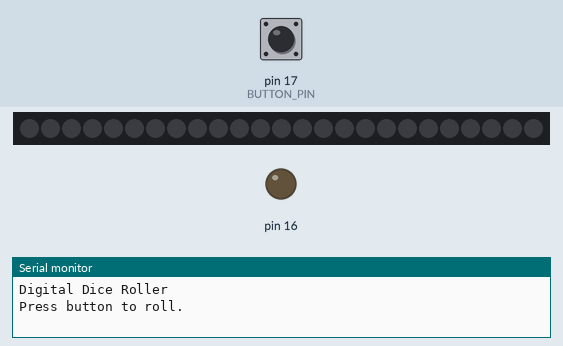
The sketch below on a simulated Arduino Uno, built with avr-gcc and run on an emulated ATmega328P. On the bench: 25 RGB LEDs in strip order, left to right, output pins drawn as LEDs (lit = HIGH), the last lines printed to the serial monitor. Inputs (shaded band) come from the test bench; at power-on: pin 17 (BUTTON_PIN) HIGH. Dim RGB values are drawn brighter than linear; random numbers use the default seed unless the sketch sets one.

Above: at 1.2 s.
1.3 s: pin 17 (BUTTON_PIN) pulled LOW for 0.15 s
At 3.9 s:
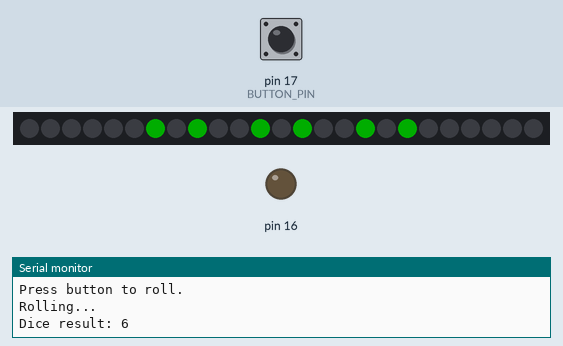
5.0 s: pin 17 (BUTTON_PIN) pulled LOW for 1 s
At 5.13 s:
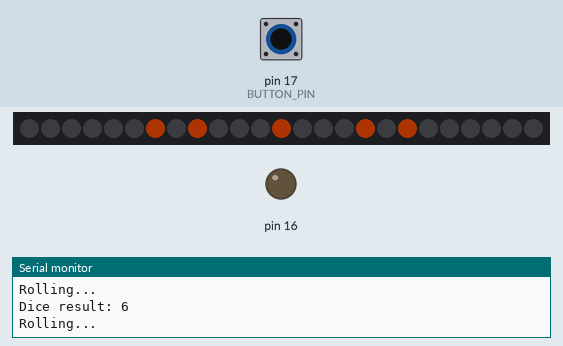
8.7 s: pin 17 (BUTTON_PIN) pulled LOW for 3.2 s
At 10.2 s:
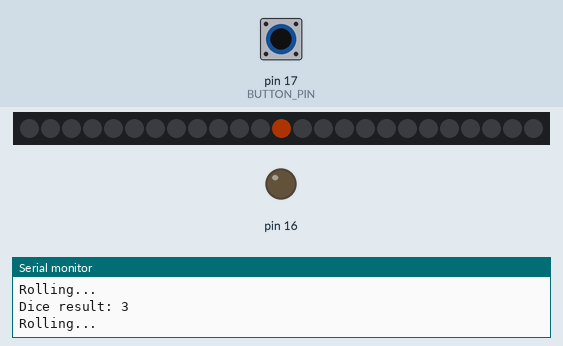
13.4 s: pin 17 (BUTTON_PIN) pulled LOW for 0.15 s
At 14.49 s:
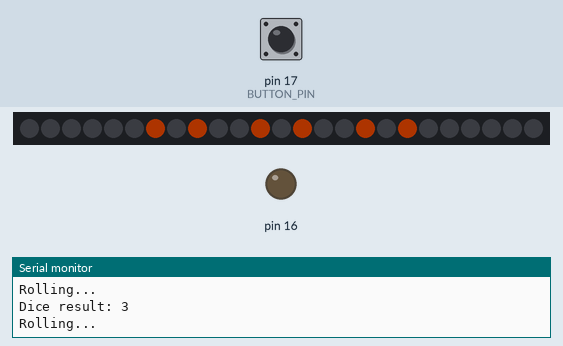
Timing chart, 0 to 16.4 s (numbered marks = the images above; inputs shaded):
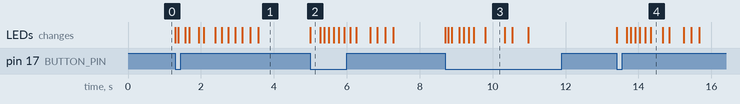

Measured:
- after the input at 1.3 s, the LEDs: first change at once (image 1 shows a later state)
- after the input at 5.0 s, the LEDs: change at once (image 2)
- after the input at 8.7 s, the LEDs: first change at once (image 3 shows a later state)
- after the input at 13.4 s, the LEDs: first change at once (image 4 shows a later state)
- what the display in image 3 shows lasts 0.5 s, from 9.8 s to 10.3 s

The sketch:

LED_Matrix_Digital_Dice.ino
```cpp
/*
  Digital Dice Roller

  Pressing the button starts an animated dice-rolling effect.
  After the animation, a random number from 1 to 6 is selected
  and displayed on the 5x5 NeoPixel matrix using dice dots.

  The rolling dots are shown in orange, while the final result
  is displayed in green.

  The result is also printed to the Serial Monitor.
*/

#include <Arduino.h>
#include <Adafruit_NeoPixel.h>

#define MATRIX_PIN 7       // LED matrix data pin
#define NUM_LEDS 25        // Number of LEDs in the matrix
#define BUTTON_PIN 17      // Roll button pin


// Create the NeoPixel matrix
Adafruit_NeoPixel matrix(
  NUM_LEDS,
  MATRIX_PIN,
  NEO_GRB + NEO_KHZ800
);


// Store the previous button state
bool lastButton = HIGH;


// Matrix coordinates:
// x = 0..4
// y = 0..4
//
// LED 0 = bottom-left
//
// Assumes simple row-major wiring


// Convert x/y coordinates to a LED index
int pixelXY(int x, int y) {
  return y * 5 + x;
}


// Turn off all LEDs
void clearMatrix() {

  matrix.clear();
  matrix.show();
}


// Set one LED using x/y coordinates
void setPixelXY(int x, int y, uint32_t color) {

  // Ignore coordinates outside the matrix
  if (x < 0 || x > 4 || y < 0 || y > 4)
    return;

  // Set the selected LED color
  matrix.setPixelColor(
    pixelXY(x, y),
    color
  );
}


// Draw a dice number from 1 to 6
void drawDie(int number, uint32_t color) {

  // Start with a blank matrix
  matrix.clear();


  // Center dot
  if (number == 1 ||
      number == 3 ||
      number == 5) {

    setPixelXY(2, 2, color);
  }


  // Top-left and bottom-right dots
  if (number == 2 ||
      number == 3 ||
      number == 4 ||
      number == 5 ||
      number == 6) {

    setPixelXY(1, 1, color);
    setPixelXY(3, 3, color);
  }


  // Top-right and bottom-left dots
  if (number == 4 ||
      number == 5 ||
      number == 6) {

    setPixelXY(3, 1, color);
    setPixelXY(1, 3, color);
  }


  // Middle-left and middle-right dots
  if (number == 6) {

    setPixelXY(1, 2, color);
    setPixelXY(3, 2, color);
  }


  // Update the physical LEDs
  matrix.show();
}


// Animate the dice and display the final result
void rollDice() {

  Serial.println("Rolling...");


  // Show random dice values during the animation
  for (int i = 0; i < 15; i++) {

    int randomNumber = random(1, 7);

    // Display the rolling number in orange
    drawDie(
      randomNumber,
      matrix.Color(255, 80, 0)
    );

    // Gradually slow down the animation
    delay(80 + i * 10);
  }


  // Select the final dice result
  int result = random(1, 7);


  // Display the final result in green
  drawDie(
    result,
    matrix.Color(0, 255, 0)
  );


  // Print the result to Serial Monitor
  Serial.print("Dice result: ");
  Serial.println(result);
}


void setup() {

  // Start Serial communication
  Serial.begin(115200);


  // Configure the button with internal pull-up
  pinMode(BUTTON_PIN, INPUT_PULLUP);


  // Configure GPIO 16 as an output
  pinMode(16, OUTPUT);

  // Keep GPIO 16 LOW
  digitalWrite(16, LOW);


  // Seed the random number generator
  randomSeed(micros());


  // Initialize the LED matrix
  matrix.begin();

  // Set LED brightness
  matrix.setBrightness(50);


  // Start with the matrix turned off
  clearMatrix();


  // Display instructions
  Serial.println("Digital Dice Roller");
  Serial.println("Press button to roll.");
}


void loop() {

  // Read the current button state
  bool button = digitalRead(BUTTON_PIN);


  // Detect a new button press
  if (lastButton == HIGH && button == LOW) {

    // Start the dice animation
    rollDice();

    // Basic button debounce
    delay(200);
  }


  // Save the button state for the next loop
  lastButton = button;
}
```
